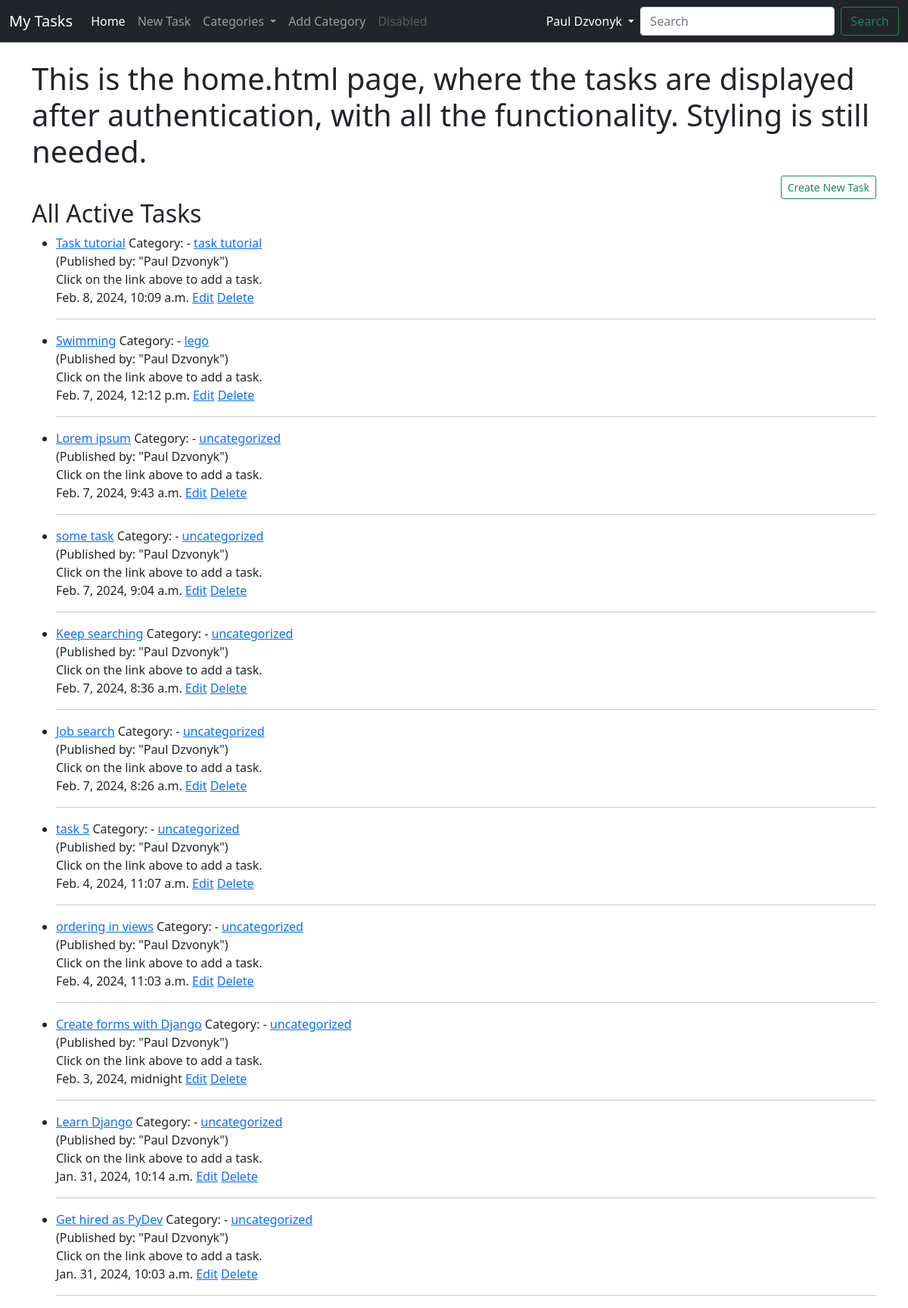
Before: / (signed in) with the older database file.
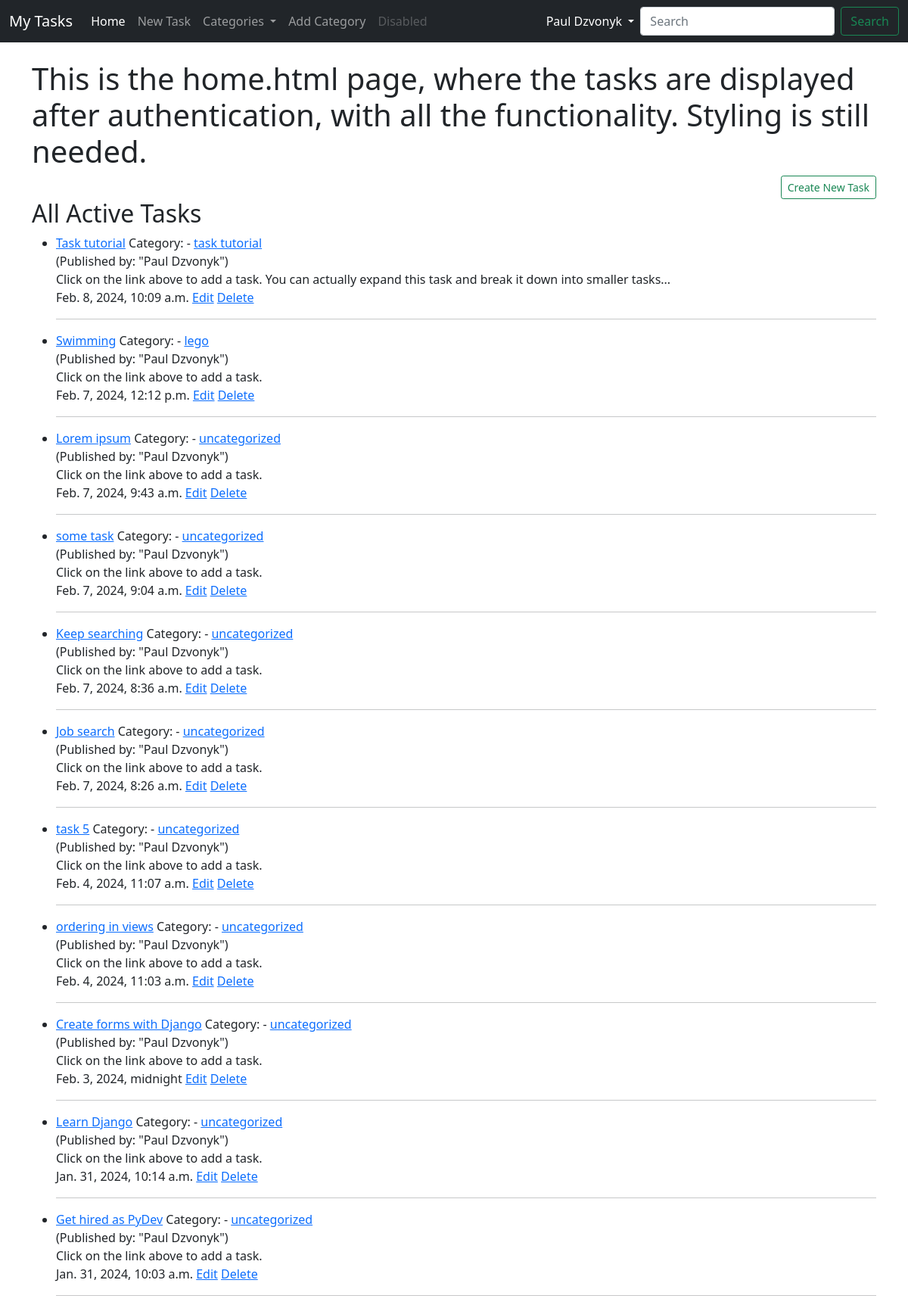
After: the same page with the newer database file.
### task/models.py (models this page shows, shortened)
class Task(models.Model):
    title = models.CharField(max_length=200)
    title_tag = models.CharField(max_length=200)
    author = models.ForeignKey(User, on_delete=models.CASCADE)
    image_header = models.ImageField(null=True, blank=True, upload_to='image_header/')
    task_images = models.ImageField(null=True, blank=True, upload_to='task_images/')
    short_description = RichTextField(blank=True, null=True)
    date_created = models.DateTimeField(auto_now_add=True)
    priority = models.IntegerField(default=0)
    category = models.CharField(max_length=200, default='uncategorized')
    snippet = models.CharField(max_length=200)
    completed = models.BooleanField(default=False)
    likes = models.ManyToManyField(User, related_name='task_likes')

### task/views.py (the view)
# urls.py: path('', HomeView.as_view(), name='home'),
class HomeView(CategoryMixin, ListView):
    model = Task
    template_name = 'task/home.html'
    ordering = ['-date_created']

### task/models.py (called while the page is built)
    def __str__(self):
        return self.category_name

### task/views.py (called while the page is built)
    def get_context_data(self, *args, **kwargs):
        cat_list = Category.objects.all()
        context = super().get_context_data(*args, **kwargs)
        context['cat_list'] = cat_list
        return context

### task/templates/task/home.html
{% extends 'task/base.html' %}
{% block content %}
{% if user.is_authenticated %}
<h1>This is the home.html page, where the tasks are displayed after authentication, with all the functionality.
    Styling is still needed.</h1>
<div class="d-grid gap-2 d-md-flex justify-content-md-end">
    <a href="{% url 'add_task' %}" class="btn btn-outline-success btn-sm">Create New Task</a>
</div>
<h2>All Active Tasks</h2>
<ul>
    {% for task in object_list %}
    {% if user.id == task.author.id %}
    <li>
        <a href="{% url 'task-detail' task.pk %}">{{ task.title }}</a>
        Category: - <a href="{% url 'category' task.category|slugify %}">{{ task.category }}</a> <br>
        (Published by: "{{ task.author.first_name }} {{ task.author.last_name }}")
        <br>
        {{ task.snippet }}
        <br>
        {{ task.date_created }}
        {% if user.is_authenticated %}
        <a href="{% url 'edit_task' task.pk %}">Edit</a>
        <a href="{% url 'delete_task' task.pk %}">Delete</a>
        {% endif %}
        <hr>
    </li>
    {% endif %}
    {% endfor %}
</ul>
{% endif %}
{% endblock %}

### task/templates/task/base.html (shortened to what this page needs)
<!doctype html>
<html lang="en">
<head>
    <link href="https://cdn.jsdelivr.net/npm/bootstrap@5.0.2/dist/css/bootstrap.min.css"
          rel="stylesheet"
>
</head>
<body>
<nav class="navbar navbar-expand-lg navbar-dark bg-dark">
    <div class="container-fluid">
        <a class="navbar-brand" href="{% url 'home' %}">My Tasks</a>
        <div class="collapse navbar-collapse" id="navbarSupportedContent">
            <ul class="navbar-nav me-auto mb-2 mb-lg-0">
                {% if user.is_authenticated %}
                <li class="nav-item">
                    <a class="nav-link active" aria-current="page" href="{% url 'home' %}">Home</a>
                </li>
                <li class="nav-item">
                    <a class="nav-link" href="{% url 'add_task' %}">New Task</a>
                </li>
                {% if cat_list %}
                <li class="nav-item dropdown">
                    <a class="nav-link dropdown-toggle" href="#" id="categoryDropdown" role="button" data-bs-toggle="dropdown" aria-expanded="false">
                        Categories
                    </a>
                </li>
                {% endif %}
                <li class="nav-item">
                    <a class="nav-link" href="{% url 'add_category' %}">Add Category</a>
                </li>
                <li class="nav-item">
                    <a class="nav-link disabled" href="#" tabindex="-1" aria-disabled="true">Disabled</a>
                </li>
                {% endif %}
            </ul>
            {% if user.is_authenticated %}
            <ul class="navbar-nav ml-auto mb-2 mb-lg-0">
                <li class="nav-item dropdown">
                    <a class="nav-link active dropdown-toggle" id="profileDropdown" role="button" data-bs-toggle="dropdown" aria-expanded="false">
                        {{ user.first_name }} {{ user.last_name }}
                    </a>
                </li>
            </ul>
            {% endif %}
            <form class="d-flex">
                <input class="form-control me-2" type="search" placeholder="Search" aria-label="Search">
                <button class="btn btn-outline-success" type="submit">Search</button>
            </form>
        </div>
    </div>
</nav>
<div class="container">
    <br>
    {% block content %}
    {% endblock %}
</div>
  </body>
</html>

Changed rows visible on the page:
changed Task "Task tutorial": snippet "Click on the link above to add a task." → "Click on the link above to add a task. You can actually expand this task and break it down into smaller tasks..."
